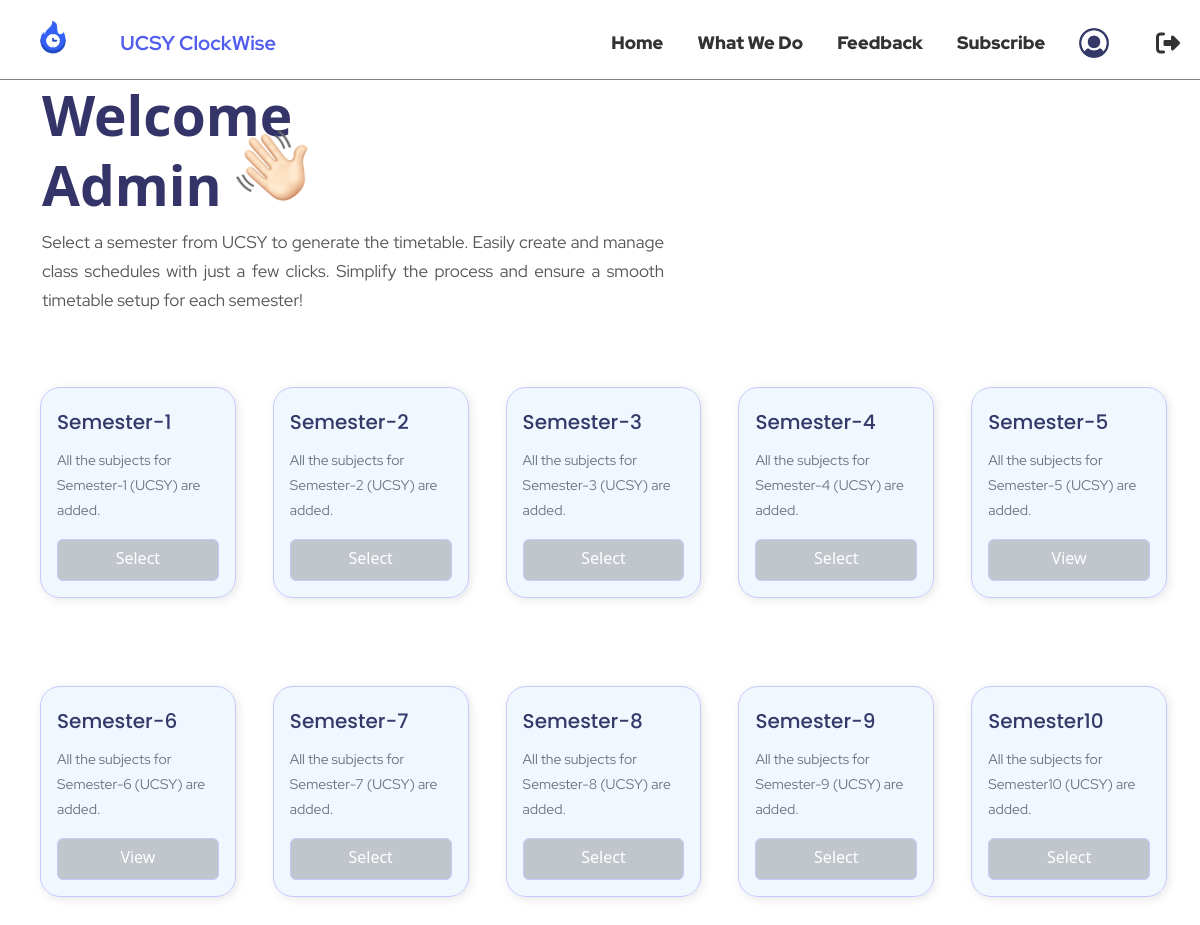
The page /choose_semester/ (signed in) on the database its author committed.
### myapp/models.py (models this page shows, shortened)
class Semester(models.Model):
    name = models.CharField(max_length=10, unique=True)  # Example: "1st Sem", "2nd Sem"

### myapp/views.py (the view)
# urls.py: path('choose_semester/', views.choose_semester, name='choose-semester'),
@login_required()
def choose_semester(request):
    if request.method == "POST":
        semester = request.POST.get("semester")
        request.session["semester"] = semester  # Store in session
        return redirect("/fill_room_data")  # Redirect to room input page
    else:
        semester = Semester.objects.all()
        return render(request, "index.html", {'sem': semester})

### myapp/Templates/index.html (shortened to what this page needs)
<!DOCTYPE html>
<html lang="en">
<head>
    <link rel="stylesheet" href="/static/CSS/index1.css">
    <link href="https://cdn.jsdelivr.net/npm/bootstrap@5.3.0/dist/css/bootstrap.min.css" rel="stylesheet">
    <link rel="stylesheet" href="https://cdnjs.cloudflare.com/ajax/libs/font-awesome/6.4.2/css/all.min.css">
</head>
 {% load static %}
<body>
<div  id="firstone" style="">
    <header class="header" style="">
        <div class="logo">&nbsp;&nbsp;<img src="/static/images/logo1.jpg" alt="Our Logo" width="60px;" style=" "></div>
        <span id="secondtwo"  style="">UCSY ClockWise</span>
        <nav class="nav" style="">
            <a href="#first" id="ff"><b class="tt">Home</b></a>&nbsp;
            <a href="#second" id="ss" style=""><b class="tt">What We Do</b></a>&nbsp;
            <a href="#third" id="trr" style=""><b class="tt">Feedback</b></a>&nbsp;
            <a href="#four" id="fou" style="" class="tt"><b >Subscribe</b></a>&nbsp;
            <a href="{% url 'user-account' %}" class="tt1"><img src="/static/images/user.jpg" style="width:30px;height:30px; margin-top:-3px;" class="tt"></a>
            <a href="{% url 'log-out' %}" class="ms-auto" style="">
                  <i class="fas fa-sign-out-alt fs-4" id="tt1" style="margin-left:-20px;"></i>
            </a>
        </nav>
    </header>
</div>
    {% block content %}
    <form method="POST">
        <div class="container mt-0">
            <div class="col-md-6">
                <h2 class="welcome-text">Welcome <br>Admin <img src="{% static 'images/WavingHand.jpg' %}" style="" class="waving-hand"> </h2>
                <p class="description">
                    Select a semester from UCSY to generate the timetable. Easily create and manage class schedules with just a few clicks. Simplify the process and ensure a smooth timetable setup for each semester!
                </p>
            </div>
            <div class="row row-cols-2 row-cols-md-5 g-5 mt-4">
                {% for sem in sem %}
                <div class="col">
                    <div class="semester-card p-3 text-left w-100">
                        <h5 class="semester-title">{{ sem.name }}</h5>
                        <p class="semester-desc">All the subjects for  {{ sem.name }} (UCSY) are added.</p>
                        {% if sem.timetable_schedule_set.all %}
                        <a href="{% url 'timetable_list' semester_id=sem.id %}" class="btn btn-primary w-100" style="">View</a>
                        {% else %}
                        <a href="{% url 'fill_room_data' semester_id=sem.id %}" class="btn btn-primary w-100" style="">Select</a>
                        {% endif %}
                    </div>
                </div>
                {% endfor %}
            </div>
        </div>
    </form>
    {% endblock %}
</body>
</html>

### myapp/static/CSS/index1.css (style rules this page uses)
#firstone { position:; width:100%; z-index: 999; height:auto; }
.header { height: 80px; padding: 10px 20px; display: flex; justify-content: space-between; align-items: center; background-color: white; border-bottom:0.3px solid grey; }
.logo { width: 50px; height: auto; margin: 0; margin-left:0.3%; margin-top:-30px; }
#secondtwo { font-family: Red Hat Display; font-weight: 700; font-size: 20px; line-height: 30px; letter-spacing: -1%; color:rgba(81, 93, 239, 1); margin-top:6px; margin-left:-340px; }
.nav { display: ; gap: 35px; margin-top:5px; }
#ff { font-family: Red Hat Display; font-weight: 40px; font-size: 18px; margin-left:-10%; line-height: 23.81px; letter-spacing: 5%; display: inline-block; }
#ss { font-family: Red Hat Display; font-weight: 40px; font-size: 18px; line-height: 23.81px; letter-spacing: 1%; }
#trr { font-family: Red Hat Display; font-weight: 40px; font-size: 18px; line-height: 23.81px; letter-spacing: 1%; }
#fou { font-family: Red Hat Display; font-weight: 40px; font-size: 18px; line-height: 23.81px; letter-spacing: 1%; }
.nav { display: flex; gap: 15px; margin-top: 10px; }
.nav a { text-decoration: none; color: #333 !important; font-weight: bold; font-family: 'Red Hat Display', sans-serif; font-size: 18px; line-height: 23.81px; letter-spacing: 1%; }
body { font-family: 'Poppins', sans-serif; background-color: white; }
.waving-hand { margin-top:-50px; width:72px; height:72px; }
.welcome-text { font-size: 55px; line-height: 70px; font-weight: bold; color: #343469; }
.description { font-size: 17px; font-family: 'Red Hat Display', sans-serif; padding-top: 2 0px; color: #565656; width: 622px; height: 87px; margin: auto; line-height: 28.8px; text-align: justify; }
.semester-card { display: flex; flex-direction: column; justify-content: space-between; background: #DFEEFF78; border: 1px solid #C5CAFC; border-radius: 20px; padding-top: 20px; padding-bottom: 20px; box-shadow: 2px 2px 10px rgba(0, 0, 0, 0.1); transition: background-color 0.3s ease, transform 0.2s ease; }
.row > .col { padding-right: 15px; padding-left: 22px; margin-bottom: 40px; }
.semester-title { font-weight: 500px; font-family: 'Poppins'; font-size: 20px; line-height: 36px; color: #343969; }
.semester-desc { font-size: 14px; line-height: 25px; font-family: 'Red Hat Display', sans-serif; color: #6c757d; }
.btn-primary { background-color: #00000033 !important; border: 1px solid #C5CAFC !important; border-radius: 10px; width: 166px; height: 42px; padding: 0 31px; color: white; transition: background-color 0.3s ease-in-out; }

### rows shown on the page
Semester: name "Semester-1", shows "Select"
Semester: name "Semester-2", shows "Select"
Semester: name "Semester-3", shows "Select"
Semester: name "Semester-4", shows "Select"
Semester: name "Semester-5", shows "View"
Semester: name "Semester-6", shows "View"
Semester: name "Semester-7", shows "Select"
Semester: name "Semester-8", shows "Select"
Semester: name "Semester-9", shows "Select"
Semester: name "Semester10", shows "Select"
